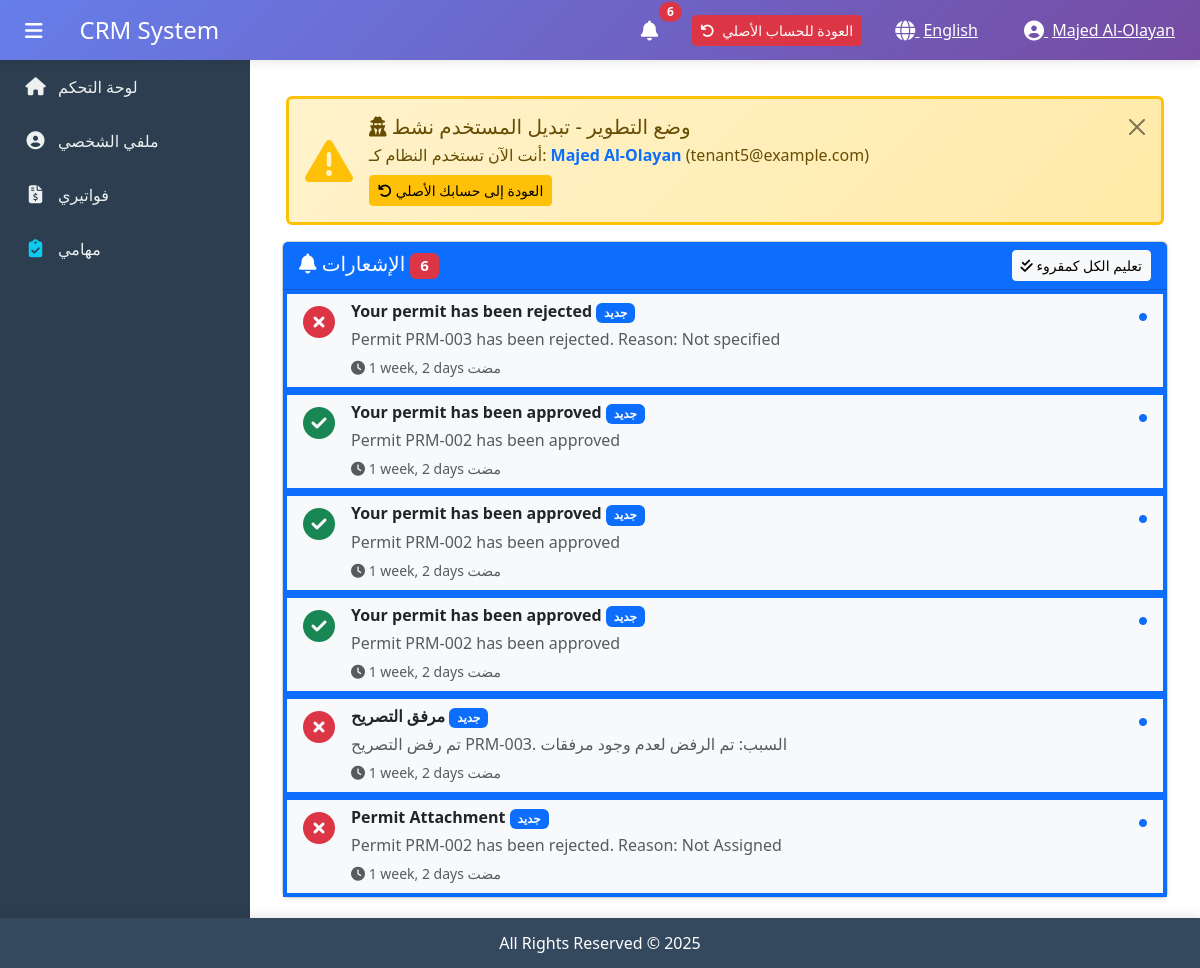
The page /en/dashboard/notifications/ (signed in) on the database as committed earlier.
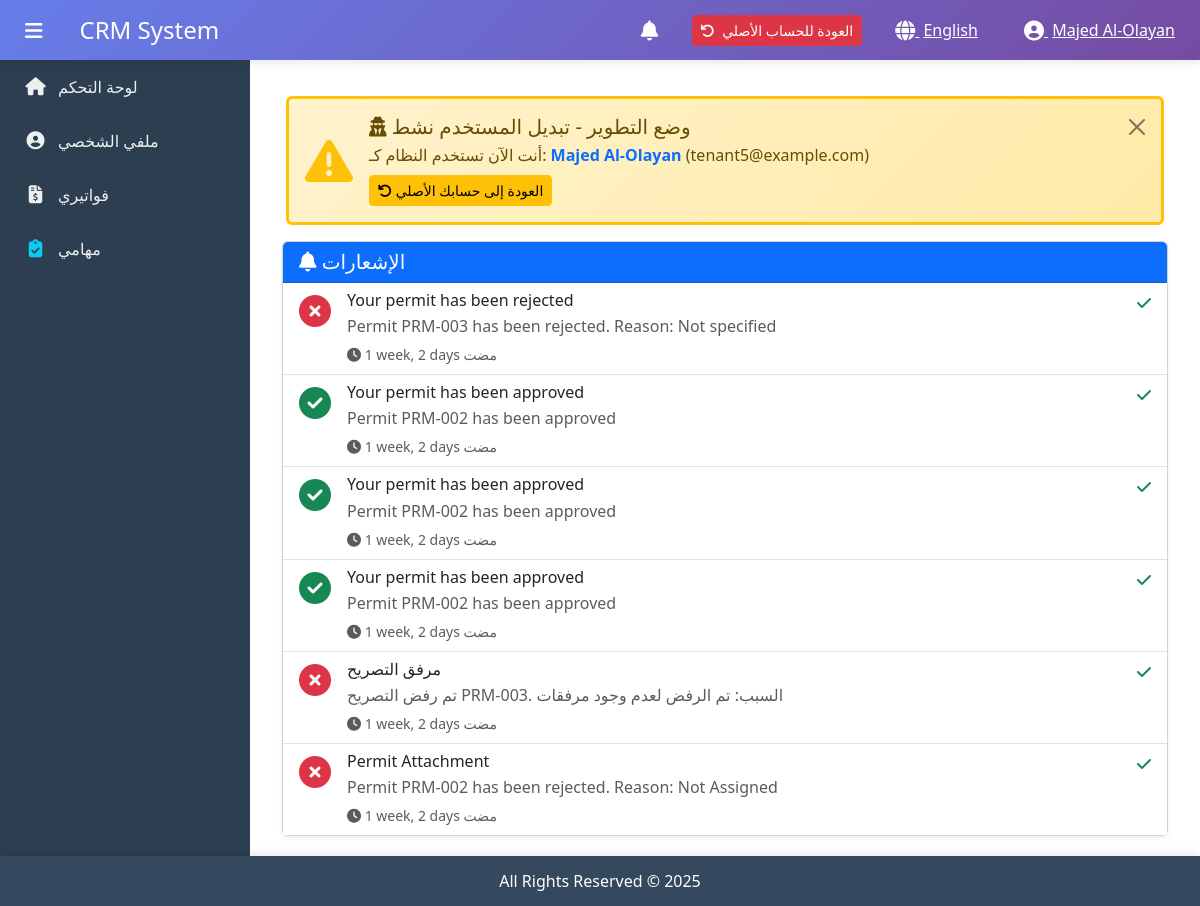
The same page on the database as committed later.
### apps/core/models.py (models this page shows, shortened)
class Notification(models.Model):
    NOTIFICATION_TYPES = [
        ('info', _('معلومات')),
        ('success', _('نجاح')),
        ('warning', _('تحذير')),
        ('error', _('خطأ')),
        ('permit', _('تصريح')),
        ('invoice', _('فاتورة')),
        ('payment', _('دفعة')),
        ('maintenance', _('صيانة')),
        ('complaint', _('شكوى')),
        ('event', _('فعالية')),
        ('leave', _('إجازة')),
    ]
    user = models.ForeignKey(
        settings.AUTH_USER_MODEL,
        on_delete=models.CASCADE,
        related_name='notifications',
        verbose_name=_('المستخدم')
    )
    title = models.CharField(
        max_length=200,
        verbose_name=_('العنوان')
    )
    message = models.TextField(
        verbose_name=_('الرسالة')
    )
    notification_type = models.CharField(
        max_length=20,
        choices=NOTIFICATION_TYPES,
        default='info',
        verbose_name=_('نوع الإشعار')
    )
    is_read = models.BooleanField(
        default=False,
        verbose_name=_('مقروء')
    )
    link = models.CharField(
        max_length=500,
        blank=True,
        null=True,
        verbose_name=_('الرابط'),
        help_text=_('رابط للصفحة المتعلقة بالإشعار')
    )
    created_at = models.DateTimeField(
        auto_now_add=True,
        verbose_name=_('تاريخ الإنشاء')
    )
    class Meta:
        verbose_name = _('الإشعار')
        verbose_name_plural = _('الإشعارات')
        db_table = 'core_notification'
        ordering = ['-created_at']
    @classmethod
    def get_unread_count(cls, user):
        return cls.objects.filter(user=user, is_read=False).count()

### apps/core/views.py (the view)
# urls.py: path('notifications/', views.notification_list, name='notification_list'),
@login_required
def notification_list(request):
    notifications = Notification.objects.filter(user=request.user)[:50]
    unread_count = Notification.get_unread_count(request.user)
    context = {
        'notifications': notifications,
        'unread_count': unread_count,
    }
    return render(request, 'core/notification_list.html', context)

### apps/accounts/context_processors.py (called while the page is built, shortened)
def user_permissions(request):
    if not request.user.is_authenticated:
        return {
            'user_modules': [],
            'user_permissions_dict': {},
        }
    permissions = DepartmentPermission.objects.filter(
        user=request.user,
        is_active=True
    ).select_related('user')
    user_modules = []
    user_permissions_dict = {}
    for perm in permissions:
        user_modules.append(perm.module)
        user_permissions_dict[perm.module] = perm.permissions
    return {
        'user_modules': user_modules,
        'user_permissions_dict': user_permissions_dict,
    }

### apps/accounts/models.py (called while the page is built)
    def get_full_name(self):
        full_name = f"{self.first_name} {self.last_name}".strip()
        return full_name if full_name else self.username

### apps/core/context_processors.py (called while the page is built, shortened)
def system_settings(request):
    settings = SystemSettings.load()
    return {
        'settings': settings,
        'CURRENCY': settings.currency,
        'CURRENCY_SYMBOL': settings.currency_symbol,
        'DATE_FORMAT': settings.date_format,
    }

def switch_user_context(request):
    return {
        'tenant_users': [],
        'department_managers': [],
        'staff_users': [],
    }

### templates/core/notification_list.html (shortened to what the changed rows need)
{% extends 'base.html' %}
{% load i18n %}
{% load static %}
{% block content %}
<div class="container-fluid">
    <div class="row">
        <div class="col-12">
            <div class="card shadow-sm">
                <div class="card-header bg-primary text-white d-flex justify-content-between align-items-center">
                    <h5 class="mb-0">
                        <i class="fas fa-bell"></i>
                        {% trans "الإشعارات" %}
                        {% if unread_count > 0 %}
                        <span class="badge bg-danger">{{ unread_count }}</span>
                        {% endif %}
                    </h5>
                    {% if unread_count > 0 %}
                    <a href="{% url 'core:notification_mark_all_read' %}" class="btn btn-light btn-sm">
                        <i class="fas fa-check-double"></i>
                        {% trans "تعليم الكل كمقروء" %}
                    </a>
                    {% endif %}
                </div>
                <div class="card-body p-0">
                    {% if notifications %}
                    <div class="list-group list-group-flush">
                        {% for notification in notifications %}
                        <a href="{% url 'core:notification_mark_read' notification.pk %}"
                           class="list-group-item list-group-item-action {% if not notification.is_read %}bg-light border-start border-primary border-4{% endif %}">
                            <div class="d-flex w-100 justify-content-between align-items-start">
                                <div class="d-flex align-items-start">
                                    <div class="me-3 mt-1">
                                        {% if notification.notification_type == 'success' %}
                                            <i class="fas fa-check-circle fa-2x text-success"></i>
                                        {% elif notification.notification_type == 'warning' %}
                                            <i class="fas fa-exclamation-triangle fa-2x text-warning"></i>
                                        {% elif notification.notification_type == 'error' %}
                                            <i class="fas fa-times-circle fa-2x text-danger"></i>
                                        {% elif notification.notification_type == 'permit' %}
                                            <i class="fas fa-id-card fa-2x text-info"></i>
                                        {% elif notification.notification_type == 'invoice' %}
                                            <i class="fas fa-file-invoice fa-2x text-primary"></i>
                                        {% elif notification.notification_type == 'payment' %}
                                            <i class="fas fa-money-bill fa-2x text-success"></i>
                                        {% elif notification.notification_type == 'maintenance' %}
                                            <i class="fas fa-tools fa-2x text-warning"></i>
                                        {% elif notification.notification_type == 'complaint' %}
                                            <i class="fas fa-exclamation-circle fa-2x text-danger"></i>
                                        {% elif notification.notification_type == 'event' %}
                                            <i class="fas fa-calendar-alt fa-2x text-info"></i>
                                        {% elif notification.notification_type == 'leave' %}
                                            <i class="fas fa-calendar-times fa-2x text-warning"></i>
                                        {% else %}
                                            <i class="fas fa-info-circle fa-2x text-info"></i>
                                        {% endif %}
                                    </div>
                                    <div>
                                        <h6 class="mb-1 {% if not notification.is_read %}fw-bold{% endif %}">
                                            {{ notification.title }}
                                            {% if not notification.is_read %}
                                            <span class="badge bg-primary">{% trans "جديد" %}</span>
                                            {% endif %}
                                        </h6>
                                        <p class="mb-1 text-muted">{{ notification.message }}</p>
                                        <small class="text-muted">
                                            <i class="fas fa-clock"></i>
                                            {{ notification.created_at|timesince }} {% trans "مضت" %}
                                        </small>
                                    </div>
                                </div>
                                <div>
                                    {% if notification.is_read %}
                                    <i class="fas fa-check text-success" title="{% trans 'مقروء' %}"></i>
                                    {% else %}
                                    <i class="fas fa-circle text-primary" style="font-size: 0.5rem;" title="{% trans 'غير مقروء' %}"></i>
                                    {% endif %}
                                </div>
                            </div>
                        </a>
                        {% endfor %}
                    </div>
                    {% else %}
                    <div class="text-center py-5">
                        <i class="fas fa-inbox fa-4x text-muted mb-3"></i>
                        <h5 class="text-muted">{% trans "لا توجد إشعارات" %}</h5>
                        <p class="text-muted">{% trans "سيتم عرض الإشعارات هنا عند توفرها" %}</p>
                    </div>
                    {% endif %}
                </div>
            </div>
        </div>
    </div>
</div>
{% endblock %}

### templates/base.html (shortened to what the changed rows need)
{% load static %}
{% load i18n %}
<!DOCTYPE html>
<html lang="{{ LANGUAGE_CODE }}" dir="{% if LANGUAGE_CODE == 'ar' %}rtl{% else %}ltr{% endif %}">
<head>
    {% if LANGUAGE_CODE == 'ar' %}
        <link href="https://cdn.jsdelivr.net/npm/bootstrap@5.3.2/dist/css/bootstrap.rtl.min.css" rel="stylesheet">
    {% else %}
        <link href="https://cdn.jsdelivr.net/npm/bootstrap@5.3.2/dist/css/bootstrap.min.css" rel="stylesheet">
    {% endif %}
    <link rel="stylesheet" href="https://cdnjs.cloudflare.com/ajax/libs/font-awesome/6.5.1/css/all.min.css">
</head>
<body>
    <header class="main-header">
        <div class="container-fluid h-100">
            <div class="row h-100 align-items-center">
                <div class="col-auto">
                    <div class="dropdown d-inline-block me-3">
                        <button class="btn btn-link text-white position-relative" data-bs-toggle="dropdown" id="notificationBell">
                            <i class="fas fa-bell fa-lg"></i>
                            {% if unread_notifications_count > 0 %}
                            <span class="position-absolute top-0 start-100 translate-middle badge rounded-pill bg-danger" id="notificationBadge">
                                {{ unread_notifications_count }}
                            </span>
                            {% endif %}
                        </button>
                    </div>
                            <span class="ms-1">{% get_current_language as LANGUAGE_CODE %}{% if LANGUAGE_CODE == 'ar' %}العربية{% else %}English{% endif %}</span>
                            {% get_current_language as LANGUAGE_CODE %}
                            {% get_available_languages as LANGUAGES %}
                            {% get_language_info_list for LANGUAGES as languages %}
                </div>
            </div>
        </div>
    </header>
    <main class="main-content" id="mainContent">
        {% block content %}{% endblock %}
    </main>
</body>
</html>

Rows that differ between the two databases and show on the page:
changed Notification "Your permit has been rejected": is_read False → True (drawn); trans "جديد" → (not shown)
changed Notification (number 2 of 6 on the later page): is_read False → True (drawn); trans "جديد" → (not shown)
changed Notification (number 3 of 6 on the later page): is_read False → True (drawn); trans "جديد" → (not shown)
changed Notification (number 4 of 6 on the later page): is_read False → True (drawn); trans "جديد" → (not shown)
changed Notification "مرفق التصريح": is_read False → True (drawn); trans "جديد" → (not shown)
changed Notification "Permit Attachment": is_read False → True (drawn); trans "جديد" → (not shown)
Other text that changed with them:
{{ unread_notifications_count }}: "6" → (not shown)
{{ unread_count }}: "6" → (not shown)
text no longer shown: "تعليم الكل كمقروء"
